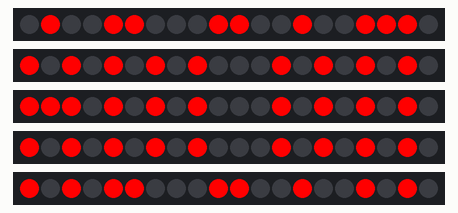
This program was run on a simulated ESP32 board running MicroPython. On the bench: 5 × 20 RGB LEDs in strip order, left to right. What the program prints to the serial console is not drawn.

Above: at 0.1 s.
At 4.1 s:
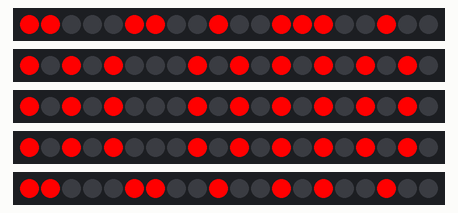
At 9.1 s:
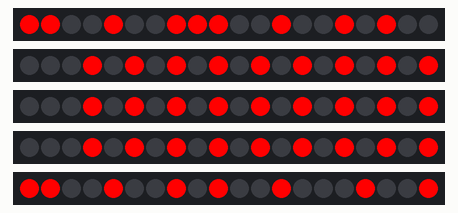
At 19.2 s:
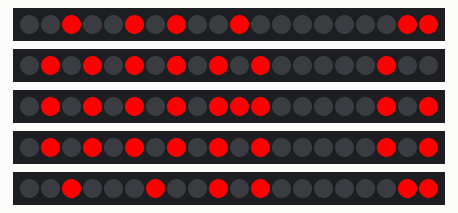
At 28.3 s:
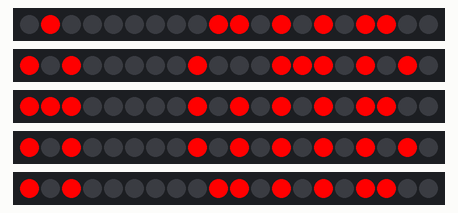
At 38.4 s:
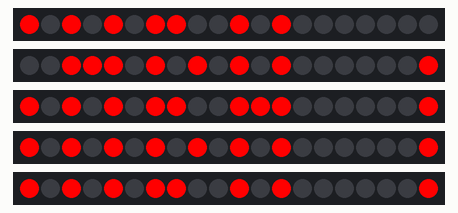

Measured:
- what the display in image 1 shows lasts 1.1 s, from 4.0 s to 5.1 s

The program:

main_web.py
```python
from machine import Pin
from neopixel import NeoPixel
from time import sleep
from led_controller import Matrix
import usocket
from uselect import select

html = """HTTP/1.1 200 OK
Content-Type: text/html

<!DOCTYPE html>
<html>
    <head> <title>Change Running Text</title> </head>
    <body>
        <h1>Enter Text to Display:</h1>
        <form action="/" method="POST">
            <input type="text" name="text" placeholder=""><br>
            <left><button type="submit">Submit</button></left>
        </form>
    </body>
</html>
"""

def main():
    text = "ADCONOVA GMBH"
    m = Matrix([Pin(13),Pin(12),Pin(14),Pin(27),Pin(26)],20)
    m.generate_text(text,5)

    addr = usocket.getaddrinfo('0.0.0.0', 80)[0][-1]
    s = usocket.socket()
    # s.setsockopt(usocket.SOL_SOCKET, usocket.SO_REUSEADDR, 1)
    s.bind(addr)
    s.listen(1)

    print('listening on', addr)

    while True:
        m.write_text()
        r, w, err = select((s,), (), (), 1)
        if r:
            for readable in r:
                client, addr = s.accept()
                try:
                    request = client.recv(1024)
                    request = str(request).split("\\r\\n")
                    if "text" in request[-1]:
                        text = request[-1].split("=")[1][:-1].replace("+"," ")
                        m.generate_text(text,5)
                        m.write_text()
                    client.send(html)
                    client.close()

                except OSError as e:
                    pass
        m.shift_text()

if __name__ == "__main__":
    main()
```

led_controller.py
```python
from machine import Pin
from neopixel import NeoPixel
from time import sleep

class Matrix():
    def __init__(self,pins: list,columns: int):
        self.rows = []
        self.row_count = len(pins)
        self.text = False
        for i in range(0, len(pins)):
            self.rows.append(NeoPixel(pins[i],columns))
        self.columns = columns
        self.letter_index = 0
        self.letters = {
                   'A': [[0,1,0],[1,0,1],[1,1,1],[1,0,1],[1,0,1]],
                   'B': [[1,1,0],[1,0,1],[1,1,0],[1,0,1],[1,1,0]],
                   'C': [[0,1,1],[1,0,0],[1,0,0],[1,0,0],[0,1,1]],
                   'D': [[1,1,0],[1,0,1],[1,0,1],[1,0,1],[1,1,0]],
                   'E': [[1,1,1],[1,0,0],[1,1,1],[1,0,0],[1,1,1]],
                   'F': [[1,1,1],[1,0,0],[1,1,1],[1,0,0],[1,0,0]],
                   'G': [[0,1,1],[1,0,0],[1,0,1],[1,0,1],[0,1,1]],
                   'H': [[1,0,1],[1,0,1],[1,1,1],[1,0,1],[1,0,1]],
                   'I': [[1,1,1],[0,1,0],[0,1,0],[0,1,0],[1,1,1]],
                   'J': [[0,0,1],[0,0,1],[0,0,1],[1,0,1],[1,1,1]],
                   'K': [[1,0,1],[1,0,1],[1,1,0],[1,0,1],[1,0,1]],
                   'L': [[1,0,0],[1,0,0],[1,0,0],[1,0,0],[1,1,1]],
                   'M': [[1,0,1],[1,1,1],[1,0,1],[1,0,1],[1,0,1]],
                   'N': [[1,1,1],[1,0,1],[1,0,1],[1,0,1],[1,0,1]],
                   'O': [[0,1,0],[1,0,1],[1,0,1],[1,0,1],[0,1,0]],
                   'P': [[1,1,1],[1,0,1],[1,1,1],[1,0,0],[1,0,0]],
                   'Q': [[1,1,1],[1,0,1],[1,0,1],[1,1,1],[0,0,1]],
                   'R': [[1,1,0],[1,0,1],[1,1,0],[1,0,1],[1,0,1]],
                   'S': [[0,1,1],[1,0,0],[0,1,0],[0,0,1],[1,1,0]],
                   'T': [[1,1,1],[0,1,0],[0,1,0],[0,1,0],[0,1,0]],
                   'U': [[1,0,1],[1,0,1],[1,0,1],[1,0,1],[1,1,1]],
                   'V': [[1,0,1],[1,0,1],[1,0,1],[1,0,1],[0,1,0]],
                   'V': [[1,0,1],[1,0,1],[1,0,1],[1,0,1],[0,1,0]],
                   'W': [[1,0,1],[1,0,1],[1,0,1],[1,1,1],[1,0,1]],
                   'X': [[1,0,1],[1,0,1],[0,1,0],[1,0,1],[1,0,1]],
                   'Y': [[1,0,1],[1,0,1],[1,1,1],[0,1,0],[0,1,0]],
                   'Z': [[1,1,1],[0,0,1],[0,1,0],[1,0,0],[1,1,1]],
                   ' ': [[0,0,0],[0,0,0],[0,0,0],[0,0,0],[0,0,0]],
                   }
    def _shift(self,seq, n):
        n = n % len(seq)
        return seq[n:] + seq[:n]

    def clear(self):
        for i in range(0,len(self.rows)):
            for j in range(0,self.columns):
                self.rows[i][j] = (0,0,0)
            self.rows[i].write()
        self.letter_index = 0

    def generate_text(self,string,buff):
        text = []
        for i in range(0,self.row_count):
            text.append([])
        for letter in string:
            for idi, i in enumerate(self.letters[letter]):
                for idj, j in enumerate(i):
                    text[idi].append(j)
                text[idi].append(0)
        for i in range(0,self.row_count):
            for i in range(0,buff):
                text[i].append(0)
        self.text = text

    def write_text(self):
        if self.text != False:
            self._output(self.text)
        else:
            print("No Text defined")

    def _output(self,text):
        for idi, i in enumerate(text):
            for idj, j in enumerate(i):
                self.rows[idi][idj] = (j*255,0,0)
                if idj == self.columns-1:
                    break
            self.rows[idi].write()

    def rotate_text(self,interval=1,speed=1):
        text = self.text
        while True:
            self._output(text)
            sleep(speed)
            for i in range(0,self.row_count):
                text[i] = self._shift(text[i],interval)

    def shift_text(self,interval=1):
            for i in range(0,self.row_count):
                self.text[i] = self._shift(self.text[i],interval)
```
